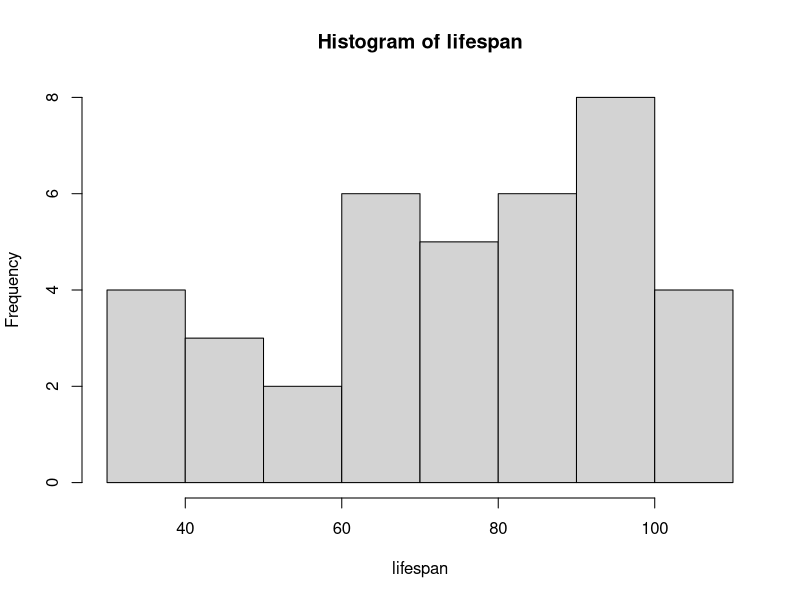

Reproduce this figure in R. (Note: this script raises an error after producing the figure.)
#PC0 Load the dataset

#PC1 Create a two column dataframe with group and lifespan as the column names
lifespan <- c(70, 77, 83, 87, 92, 93, 100, 102, 102, 103, 96, 49, 60, 63, 67, 70, 74, 77, 80, 89, 30, 37, 56, 65, 76, 83, 87, 90, 94, 97, 34, 36, 48, 48, 65, 91, 98, 102)
group <- c(1, 1, 1, 1, 1, 1, 1, 1, 1, 1, 1, 2, 2, 2, 2, 2, 2, 2, 2, 2, 3, 3, 3, 3, 3, 3, 3, 3, 3, 3, 4, 4, 4, 4, 4, 4, 4, 4 )
df <- data.frame(group, lifespan)

#PC2 Summary statisitics and visuals 

group1ls <- df$lifespan[which(df$group=="1")]
group2ls <- df$lifespan[which(df$group=="2")]
group3ls <- df$lifespan[which(df$group=="3")]
group4ls <- df$lifespan[which(df$group=="4")]

summary(group1ls)
summary(group2ls)
summary(group3ls)
summary(group4ls)

hist(lifespan)
hist(group1ls$lifespan)
hist(group2ls$lifespan)
hist(group3ls$lifespan)
hist(group4ls$lifespan)

mean(df$lifespan)

#PC3 t-test

###Create groups

all <- c(group2ls, group3ls, group4ls)
low <- c(group2ls)
control <- c(group1ls)
high <- c(group4ls)

###t-test for low and all

t.test(low, all)

###t-test for high and control

t.test(high, control)

###t-test in formula notiation

t.test(high, control, data = df)

#PC4 Run an ANOVA

lifespangroup.model <- aov(formula = lifespan ~ group, data = df)
summary(lifespangroup.model)
